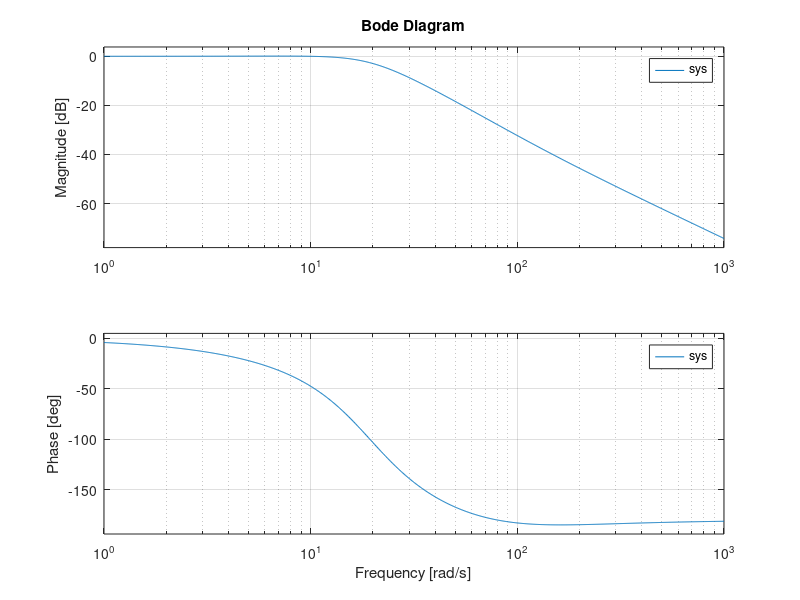

Source code (MATLAB):
clc;
close all;
clear;

numP = 2.2;
denP = [0.025, 1, 0];
P = tf(numP, denP);

numC = [2.2 215.6];
denC = [1 36];
C = tf(numC, denC);

S = 1;

sys = feedback(P*C, S);
bode(sys);

